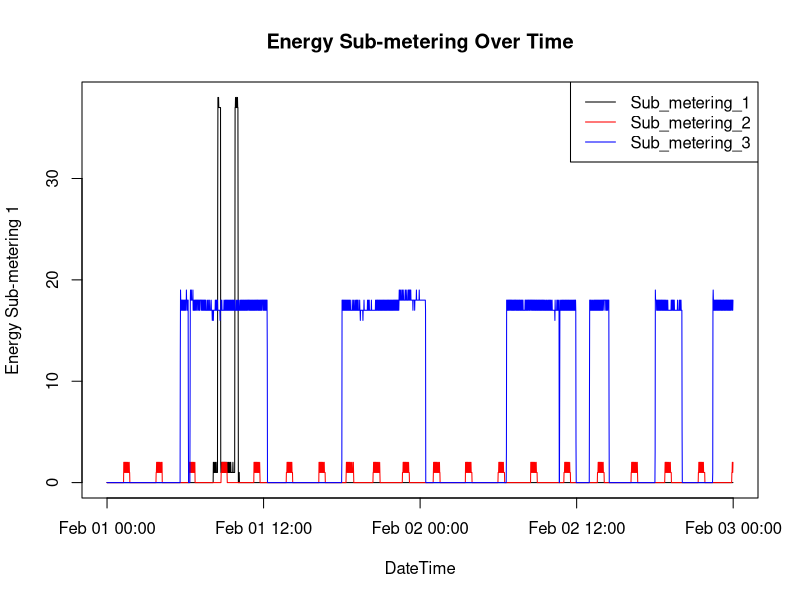
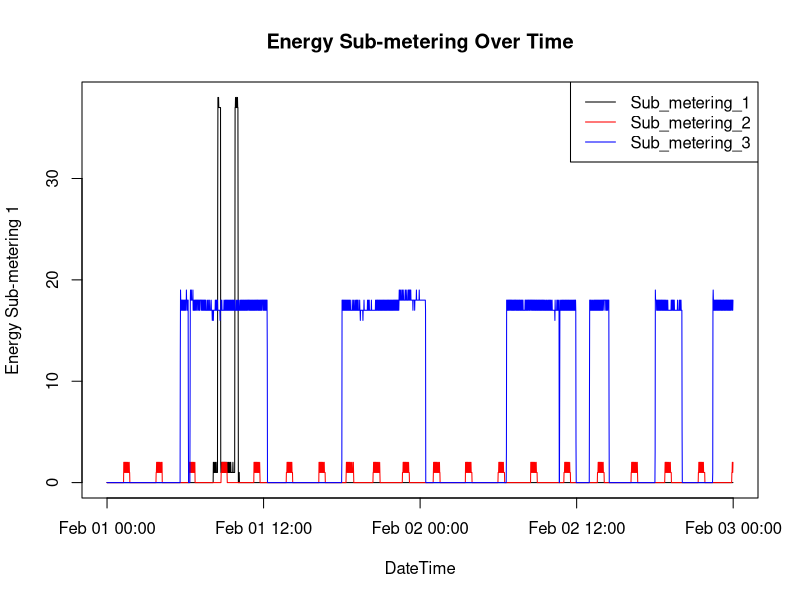

Here is the R script that generated these plots, in order:
# Read the data from the subset_data.txt file
subset_data <- read.table("subset_data.txt", sep = ";", header = TRUE, na.strings = "?")

# Convert DateTime column to POSIXct format
subset_data$DateTime <- as.POSIXct(subset_data$DateTime)

# Create the plot using the base plotting system
plot(subset_data$DateTime, subset_data$Sub_metering_1, type = "l", col = "black", xlab = "DateTime",
     ylab = "Energy Sub-metering 1", main = "Energy Sub-metering Over Time")
lines(subset_data$DateTime, subset_data$Sub_metering_2, type = "l", col = "red")
lines(subset_data$DateTime, subset_data$Sub_metering_3, type = "l", col = "blue")

# Add legend
legend("topright", legend = c("Sub_metering_1", "Sub_metering_2", "Sub_metering_3"),
       col = c("black", "red", "blue"), lty = 1)

# Save the plot as a PNG file
png("plot3.png", width = 480, height = 480, units = "px")
plot(subset_data$DateTime, subset_data$Sub_metering_1, type = "l", col = "black", xlab = "DateTime",
     ylab = "Energy Sub-metering 1", main = "Energy Sub-metering Over Time")
lines(subset_data$DateTime, subset_data$Sub_metering_2, type = "l", col = "red")
lines(subset_data$DateTime, subset_data$Sub_metering_3, type = "l", col = "blue")
legend("topright", legend = c("Sub_metering_1", "Sub_metering_2", "Sub_metering_3"),
       col = c("black", "red", "blue"), lty = 1)
dev.off()
